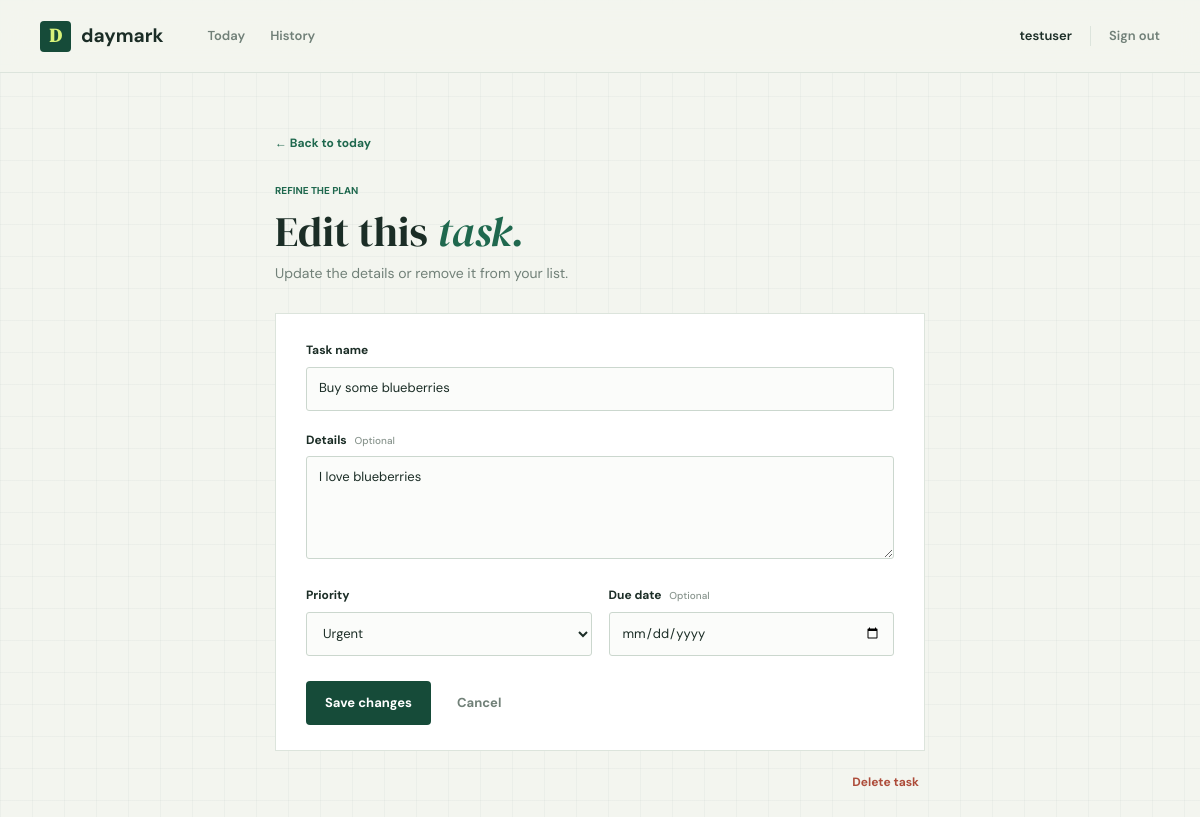
Screenshot of /todos/edit-todo/4 (signed in) with the database file from the repository.
### models.py (models this page shows)
class Todos(Base):
    __tablename__ = "todos"
    id = Column(Integer, primary_key=True, index=True)
    title = Column(String)
    description = Column(String, nullable=True)
    priority = Column(Integer)
    complete = Column(Boolean, default=False)
    completed_at = Column(DateTime(timezone=True), nullable=True)
    due_date = Column(Date, nullable=True)
    owner_id = Column(Integer, ForeignKey("users.id"))
    owner = relationship("Users", back_populates="todos")

### routers/todos.py (the view)
@router.get("/edit-todo/{todo_id}", response_class=HTMLResponse)
async def edit_todo(request: Request, todo_id: int, db: Session = Depends(get_db)):
    user = await require_user(request)
    if user is None:
        return RedirectResponse(url="/auth/", status_code=status.HTTP_303_SEE_OTHER)
    todo = db.query(models.Todos).filter(
        models.Todos.id == todo_id,
        models.Todos.owner_id == user["id"],
    ).first()
    if todo is None:
        raise HTTPException(status_code=404, detail="Task not found")
    return render_template(
        templates,
        request,
        "edit-todo.html",
        {"todo": todo, "user": user},
    )

### templates/edit-todo.html (shortened to what this page needs)
{% extends 'layout.html' %}
{% block content %}
<section class="form-page">
    <a class="back-link" href="/todos/">&#8592; Back to today</a>
    <header class="form-heading">
        <p class="eyebrow">REFINE THE PLAN</p>
        <h1>Edit this <em>task.</em></h1>
        <p class="welcome-copy">Update the details or remove it from your list.</p>
    </header>
    <form class="editor-form" method="post" action="/todos/edit-todo/{{ todo.id }}">
        <label class="field-label" for="title">Task name</label>
        <input id="title" class="text-input" type="text" name="title" maxlength="160" value="{{ todo.title }}" required>
        <label class="field-label" for="description">Details <span class="optional-label">Optional</span></label>
        <textarea id="description" class="text-input text-area" name="description" rows="4" maxlength="1000">{{ todo.description or '' }}</textarea>
        <div class="field-grid">
            <div>
                <label class="field-label" for="priority">Priority</label>
                <select id="priority" class="text-input" name="priority">
                    <option value="5" {% if todo.priority == 5 %}selected{% endif %}>Urgent</option>
                </select>
            </div>
            <div>
                <label class="field-label" for="due_date">Due date <span class="optional-label">Optional</span></label>
                <input id="due_date" class="text-input" type="date" name="due_date" value="{{ todo.due_date.isoformat() if todo.due_date else '' }}">
            </div>
        </div>
        <div class="form-actions">
            <button class="button button-dark" type="submit">Save changes</button>
            <a class="button button-quiet" href="/todos/">Cancel</a>
        </div>
    </form>
    <form class="delete-form" method="post" action="/todos/delete/{{ todo.id }}" onsubmit="return confirm('Delete this task permanently?')">
        <button class="danger-link" type="submit">Delete task</button>
    </form>
</section>
{% endblock %}

### static/todo/css/base.css (style rules this page uses)
:root { color-scheme: light; --paper: #f3f5ef; --surface: #ffffff; --ink: #1b2d26; --muted: #718078; --line: #dce4dc; --green: #1f684e; --green-dark: #164b39; --lime: #d9f37a; --coral: #d46853; --blue: #d8e9e9; --display: "DM Serif Display", Georgia, serif; --body: "DM Sans", sans-serif; }
* { box-sizing: border-box; }
html { min-width: 320px; background: var(--paper); }
body { margin: 0; color: var(--ink); font-family: var(--body); font-size: 15px; line-height: 1.55; background-color: var(--paper); background-image: linear-gradient(rgba(35, 77, 59, .035) 1px, transparent 1px), linear-gradient(90deg, rgba(35, 77, 59, .035) 1px, transparent 1px); background-size: 32px 32px; }
a { color: inherit; text-decoration: none; }
button, input, select, textarea { font: inherit; }
button, a { -webkit-tap-highlight-color: transparent; }
.eyebrow { margin: 0 0 10px; color: var(--green); font-size: 10px; font-weight: 700; letter-spacing: 0; }
h1, h2, h3, p { margin-top: 0; }
h1, h2, h3 { color: var(--ink); }
h1 { margin-bottom: 9px; font-family: var(--display); font-size: 46px; font-weight: 400; line-height: 1.1; letter-spacing: 0; }
h1 em { color: var(--green); font-weight: 400; }
.welcome-copy { margin: 0; color: var(--muted); font-size: 14px; }
.button { min-height: 44px; display: inline-flex; align-items: center; justify-content: center; gap: 9px; padding: 0 18px; border: 1px solid transparent; border-radius: 4px; font-size: 13px; font-weight: 700; cursor: pointer; transition: background .18s ease, color .18s ease, transform .18s ease; }
.button-dark { color: #fff; background: var(--green-dark); }
.button-quiet { color: var(--muted); background: transparent; }
.text-link, .back-link { color: var(--green); font-size: 12px; font-weight: 700; }
.form-page { width: min(650px, 100%); margin: 0 auto; }
.back-link { display: inline-block; margin-bottom: 30px; }
.form-heading { margin-bottom: 28px; }
.form-heading h1 { font-size: 42px; }
.editor-form { padding: 27px 30px 25px; border: 1px solid var(--line); background: var(--surface); }
.field-label { display: block; margin: 0 0 7px; color: var(--ink); font-size: 12px; font-weight: 700; }
.optional-label { margin-left: 5px; color: #89958e; font-size: 10px; font-weight: 500; }
.text-input { width: 100%; min-height: 44px; margin-bottom: 20px; padding: 10px 12px; border: 1px solid #cbd7ce; border-radius: 3px; color: var(--ink); background: #fbfcfa; font-size: 13px; }
.text-input::placeholder { color: #9aa59e; }
.text-area { min-height: 100px; resize: vertical; }
.field-grid { display: grid; grid-template-columns: 1fr 1fr; gap: 17px; }
.form-actions { display: flex; align-items: center; gap: 7px; margin-top: 5px; }
.delete-form { margin-top: 16px; text-align: right; }
.danger-link { padding: 6px; border: 0; color: #ad4c3a; background: transparent; font-size: 12px; font-weight: 700; cursor: pointer; }

### rows the page displays
Todos: title "Buy some blueberries", description "I love blueberries", priority "Urgent"

### other values shown
{{ user.username }} "testuser"
